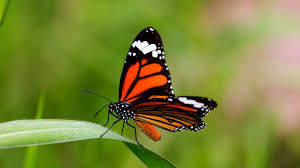
#> input picture Thresholding/butterfly.jpg, 300 x 168 px
$ jupyter execute color_tresholding.ipynb
#> lines starting #> are read from the running program, lines starting #| are printed output that depends on the picture; after the words box and inside, x2 and y2 are one past the last pixel; in counts of white or black regions, pixels touching at a corner belong together
[cell 1]
import cv2
import numpy as np
import matplotlib.pyplot as plt

[cell 2]
image = cv2.imread("./butterfly.jpg")
#> image is the input picture: shape (168, 300, 3); mean B, G, R 54.7, 132.7, 123.3

[cell 3]
image_rgb = cv2.cvtColor(image, cv2.COLOR_BGR2RGB)
image_hsv = cv2.cvtColor(image, cv2.COLOR_BGR2HSV)
#> image_hsv: shape (168, 300, 3); mean H, S, V 36.4, 170.2, 142

[cell 4]
plt.imshow(image_rgb)

[cell 5]
lower_bound = np.array([0, 0,190])
upper_bound = np.array([150, 200, 255])

[cell 6]
mask = cv2.inRange(image_hsv, lower_bound, upper_bound)
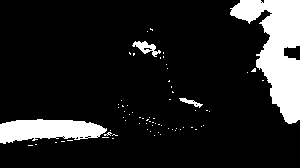
#> mask: shape (168, 300); 13.2% white; 71 white regions (67 under 20 px), largest, box (x1, y1, x2, y2) and area: (230, 0, 300, 124) 4358, (0, 119, 107, 144) 1867, (132, 41, 161, 57) 196, (179, 98, 203, 108) 86

[cell 7]
plt.imshow(mask)

[cell 8]
black_hsv = np.uint8([[[120, 255, 0]]])
black_bgr = cv2.cvtColor(black_hsv, cv2.COLOR_HSV2BGR)

[cell 9]
image_result = image.copy()
image_result[mask > 0] = black_bgr
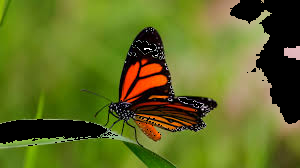
#> image_result: shape (168, 300, 3); 13.22% of pixels changed, all inside (x1, y1, x2, y2) = (0, 0, 300, 146)

[cell 10]
image_result_rgb = cv2.cvtColor(image_result, cv2.COLOR_BGR2RGB)

[cell 11]
fig, axi = plt.subplots(1, 3, figsize=(15, 5))

axi[0].imshow(image_rgb)
axi[0].set_title("Original Image")
axi[1].axis("off")

axi[1].imshow(mask)
axi[1].set_title("Binary Mask")
axi[1].axis("off")

axi[2].imshow(image_result_rgb)
axi[2].set_title("Result Image")
axi[2].axis("off")

plt.tight_layout()
plt.show()
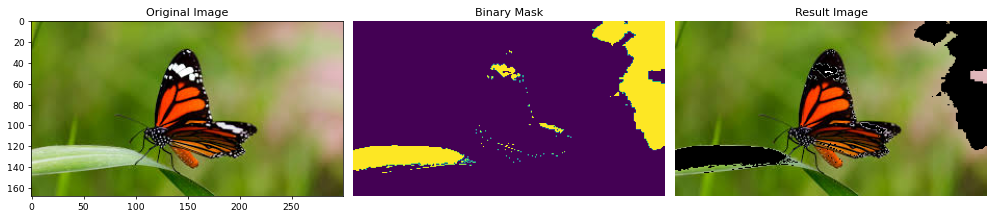
#> figure drawn by matplotlib, 3 panels
